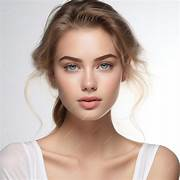
#> input picture data/known/face.jpeg, 180 x 180 px, found by its file name; the run also reads 1 picture not shown here
$ python 10.py
#> lines starting #> are read from the running program, lines starting #| are printed output that depends on the picture
import cv2
from matplotlib import pyplot as plt

# ---- Paths ----
authorized_face_path = r'data\known\face.jpeg'  # Authorized face
test_image_path = r'data\test\face.jpeg'       # Test image

# ---- Load images ----
authorized_face_img = cv2.imread(authorized_face_path, cv2.IMREAD_GRAYSCALE)
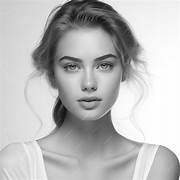
#> authorized_face_img: shape (180, 180); min 0, max 255, mean 187.9
test_img = cv2.imread(test_image_path)
#> test_img is the input picture: shape (180, 180, 3); mean B, G, R 175, 183.6, 201.3

if authorized_face_img is None or test_img is None:
    raise FileNotFoundError("Check that image paths are correct.")

# ---- Initialize ORB ----
orb = cv2.ORB_create()

# ---- Detect features on authorized face ----
kp1, des1 = orb.detectAndCompute(authorized_face_img, None)
#> kp1 = 328 keypoints; strongest (x, y, size): (109, 112, 31), (108, 113, 37.2), (58, 125, 44.6), (100, 67, 31)
if des1 is None:
    raise ValueError("No features detected in authorized face image.")

# Show authorized face with keypoints
auth_kp_img = cv2.drawKeypoints(authorized_face_img, kp1, None, color=(0, 255, 0))
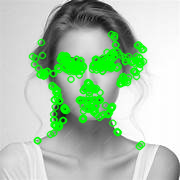
#> auth_kp_img: shape (180, 180, 3); mean of channels 0, 1, 2 173, 199.6, 173; drawn as B, G, R
plt.figure(figsize=(6, 5))
plt.title('Authorized Face Keypoints')
plt.imshow(cv2.cvtColor(auth_kp_img, cv2.COLOR_BGR2RGB))
plt.axis('off')
plt.show()

# ---- Convert test image to grayscale and detect faces ----
gray_test = cv2.cvtColor(test_img, cv2.COLOR_BGR2GRAY)
face_cascade = cv2.CascadeClassifier(cv2.data.haarcascades + 'haarcascade_frontalface_default.xml')
faces = face_cascade.detectMultiScale(gray_test)
#> faces = [[46, 33, 84, 84]]

authorized = False

for (x, y, w, h) in faces:
    face_roi = gray_test[y:y+h, x:x+w]
    kp2, des2 = orb.detectAndCompute(face_roi, None)

    if des2 is not None:
        bf = cv2.BFMatcher(cv2.NORM_HAMMING, crossCheck=True)
        matches = bf.match(des1, des2)
        matches = sorted(matches, key=lambda m: m.distance)

        # Show top 10 matches
        match_img = cv2.drawMatches(authorized_face_img, kp1, face_roi, kp2, matches[:10], None, flags=2)
        plt.figure(figsize=(8, 6))
        plt.title('Top 10 Matches')
        plt.imshow(cv2.cvtColor(match_img, cv2.COLOR_BGR2RGB))
        plt.axis('off')
        plt.show()

        # Check good matches
        good_matches = [m for m in matches if m.distance < 50]
        if len(good_matches) > 10:
            authorized = True
#> this loop made 1 pass
#> (x, y, w, h, matches, good_matches) on pass 1: (46, 33, 84, 84, 9 matches, 9 matches)
#> pass 1, `face_roi = gray_test[y:y+h, x:x+w]`:
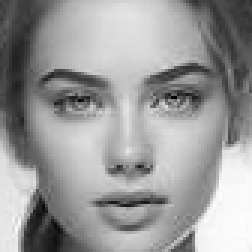
#> face_roi: shape (84, 84) (shown 3 times larger); min 2, max 254, mean 154
#> pass 1, `match_img = cv2.drawMatches(authorized_face_img, kp1, face_roi, kp2, m..`:
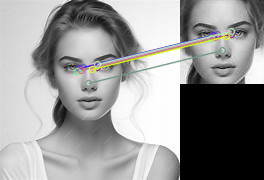
#> match_img: shape (180, 264, 3); mean of channels 0, 1, 2 150.1, 150.8, 150.8; drawn as B, G, R

# ---- Output Result ----
print("Authorized" if authorized else "Unauthorized")
